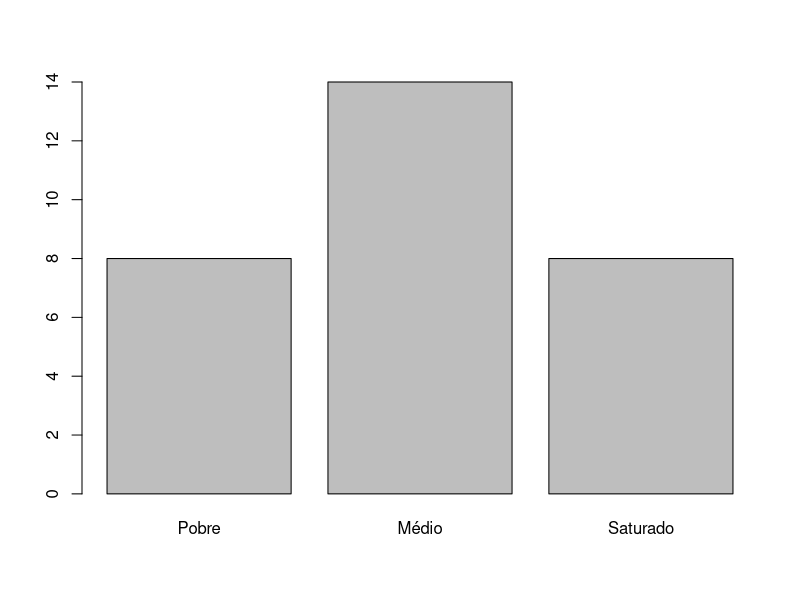
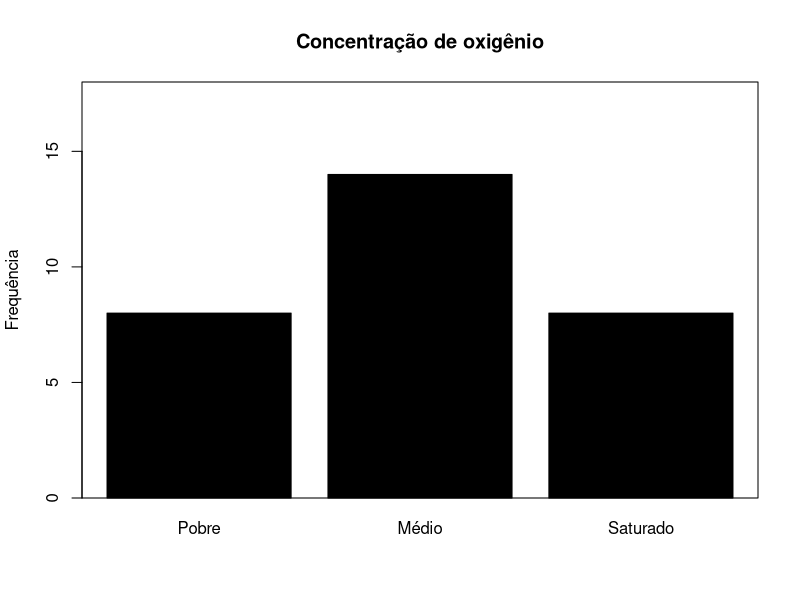
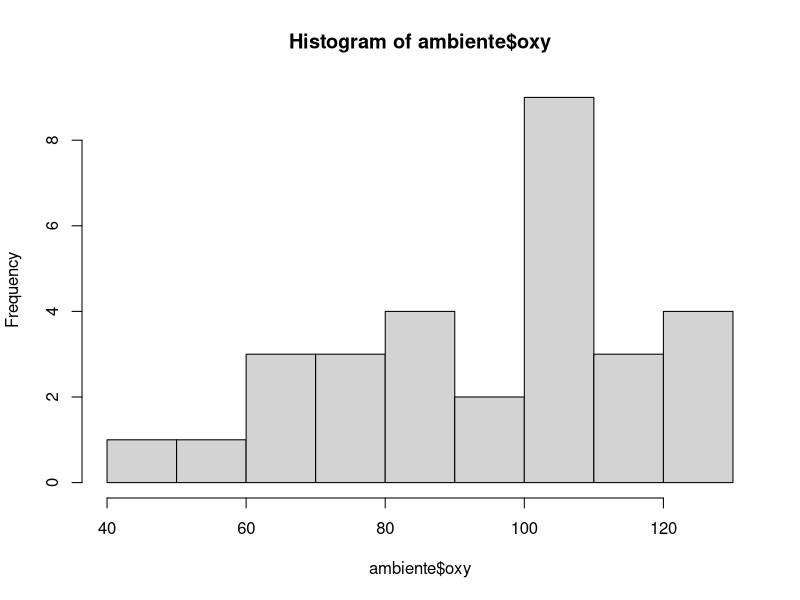
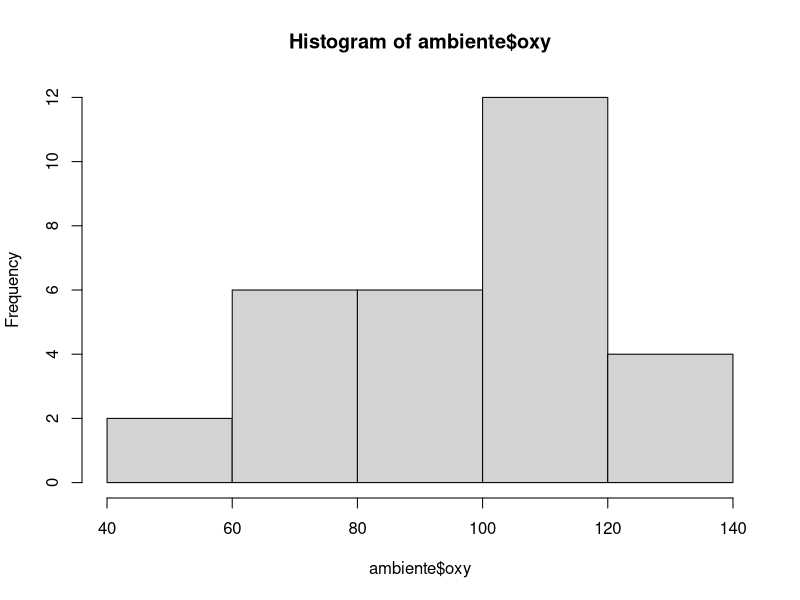
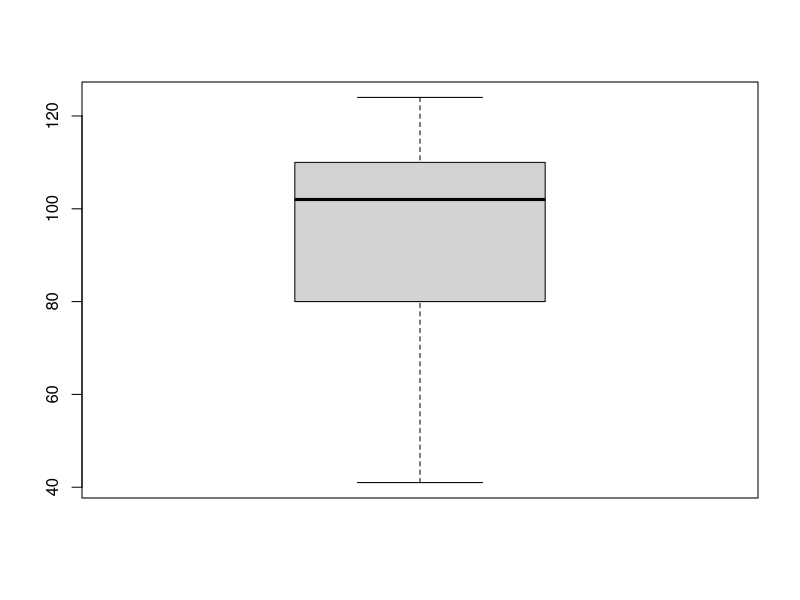
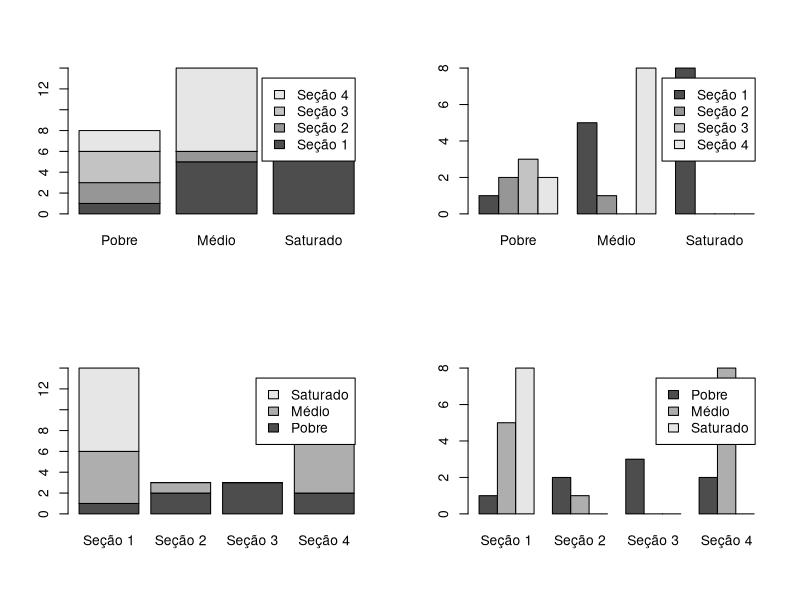
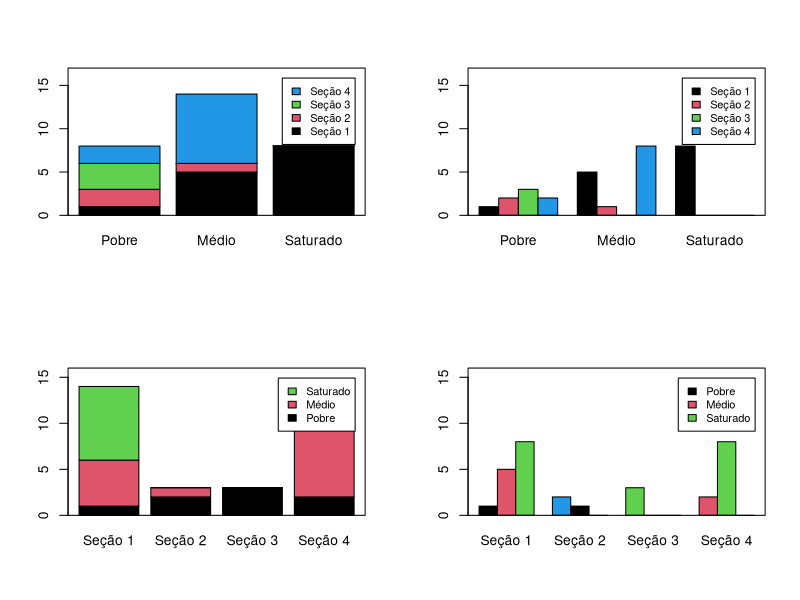
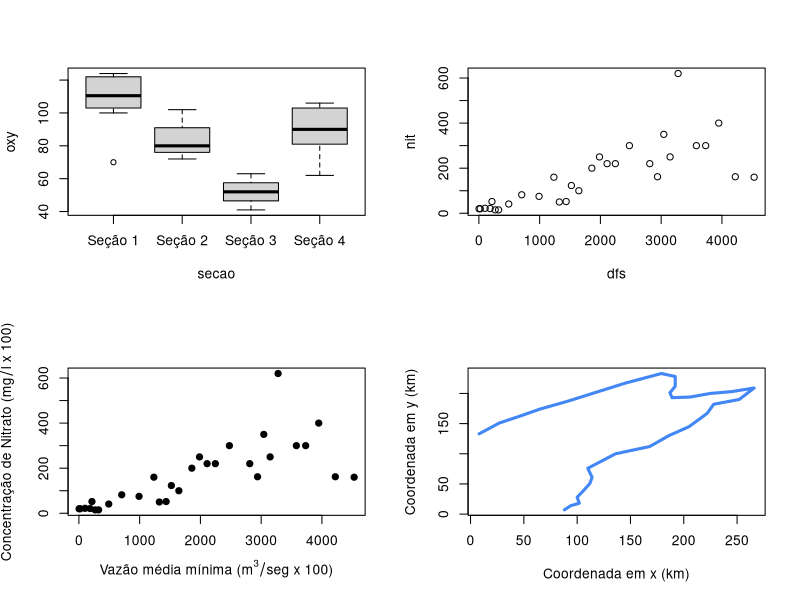

Recreate these plots in R, in order.
## ---- chunk 1
#| include: false
library(ade4)
data(doubs)
## ---- chunk 2
ambiente <- doubs$env
## ---- chunk 3
ambiente$secao <- c(rep("Seção 1", 16), rep("Seção 4", 14))
ambiente$secao[c(5,9,17)] <- "Seção 2"
ambiente$secao[23:25] <- "Seção 3"
ambiente$secao <- factor(ambiente$secao)
## ---- chunk 4
ambiente$saturacao <- cut(ambiente$oxy, breaks = c(0, 80, 109, 124), 
           labels = c("Pobre", "Médio", "Saturado"))
head(ambiente, 10)
## ---- chunk 5
tab1 <- table(ambiente$saturacao)
tab1
## ---- chunk 6
barplot(tab1)
## ---- chunk 7
barplot(tab1,
        main = "Concentração de oxigênio",
        ylab = "Frequência",
        ylim = c(0, 18), col = "black")
box()
## ---- chunk 8
#| echo: false
x <- hist(ambiente$oxy)
## ---- chunk 9
classes <- seq(40, 140, by = 20)
hist(ambiente$oxy, breaks = classes)
## ---- chunk 10
boxplot(ambiente$oxy)
## ---- chunk 11
quantile(ambiente$oxy, probs = c(0, 0.25, 0.5, 0.75, 1))
## ---- chunk 12
tab2 <- table(ambiente[,c("secao", "saturacao")])
tab2
## ---- chunk 13
#| fig-width: 8
#| fig-height: 8
layout(mat = matrix(1:4, nrow = 2, ncol = 2, byrow = TRUE))
barplot(tab2, legend = TRUE)
barplot(tab2, legend = TRUE, beside = TRUE)
barplot(t(tab2), legend = TRUE)
barplot(t(tab2), legend = TRUE, beside = TRUE)
## ---- chunk 14
#| fig-width: 8
#| fig-height: 8
cores <- 1:4
limy1 <- c(0, 17)
limy2 <- c(0, 16)
legenda <- list(cex = 0.8)

layout(mat = matrix(1:4, nrow = 2, ncol = 2, byrow = TRUE))
barplot(tab2, legend = TRUE, col = cores, ylim = limy1, 
        args.legend = legenda)
box()
barplot(tab2, legend = TRUE, beside = TRUE, col = cores, 
        ylim = limy1, args.legend = legenda)
box()
barplot(t(tab2), legend = TRUE, col = cores, ylim = limy2, 
        args.legend = legenda)
box()
barplot(t(tab2), legend = TRUE, beside = TRUE, col = cores, 
        ylim = limy2, args.legend = legenda)
box()
## ---- chunk 15
boxplot(oxy ~ secao, data = ambiente)
## ---- chunk 16
plot(nit ~ dfs, data = ambiente)
## ---- chunk 17
plot(nit ~ dfs, data = ambiente,
     xlab = bquote("Vazão média mínima (m" ^3/"seg x 100)"),
     ylab = bquote("Concentração de Nitrato (mg"/"l x 100)"),
     pch = 19
)
## ---- chunk 18
#| fig-width: 6
#| fig-height: 6
plot(x = doubs$xy$x, y = doubs$xy$y, type = "l",
     xlab = "Coordenada em x (km)", 
     ylab = "Coordenada em y (km)",
     col = "#4287f5", lwd = 3)
## ---- chunk 19
#| fig-width: 6
#| fig-height: 6
pontos_extremos <- doubs$xy[which(doubs$env$dfs == min(doubs$env$dfs) | 
                                      doubs$env$dfs == max(doubs$env$dfs)),]
plot(x = doubs$xy$x, y = doubs$xy$y, type = "l",
     xlab = "Coordenada em x (km)", 
     ylab = "Coordenada em y (km)",
     col = "#4287f5", lwd = 3)
text(x = pontos_extremos$x, 
       y = pontos_extremos$y,
       labels = c("Cabeceira", "Foz"))
## ---- chunk 20
#| fig-width: 6
#| fig-height: 6
secao_cor <- as.numeric(ambiente$secao)

plot(x = doubs$xy$x, y = doubs$xy$y, type = "l",
     xlab = "Coordenada em x (km)", 
     ylab = "Coordenada em y (km)",
     col = "#4287f5", lwd = 3)
points(x = doubs$xy$x, y = doubs$xy$y, pch = 21, 
       bg = secao_cor, cex = 3)
legend(x = "bottomright", col = 1:4, 
       legend = levels(ambiente$secao), bty = "n", pch = 19)
## ---- chunk 21
#| fig-width: 6
#| fig-height: 6
secao_cor <- as.numeric(ambiente$secao) + 1

plot(x = doubs$xy$x, y = doubs$xy$y, type = "l",
     xlab = "Coordenada em x (km)", 
     ylab = "Coordenada em y (km)",
     col = "#4287f5", lwd = 3)
points(x = doubs$xy$x, y = doubs$xy$y, pch = 21, 
       bg = secao_cor, cex = 4)
legend(x = "bottomright", col = 1:4, 
       legend = levels(ambiente$secao), bty = "n", pch = 19)
text(x = doubs$xy$x, y = doubs$xy$y, labels = doubs$env$amm, 
     cex = 0.8, font = 2)
text(x = 55, y = 220, labels = "Concentração de amônia")
text(x = 25, y = 120, label = "Foz")
text(x = 60, y = 20, label = "Cabeceira")

## ---- chunk 22
#| fig-height: 8
layout(mat = matrix(1:6, nrow = 3, ncol = 2))
plot(alt ~ dfs, data = ambiente)
plot(amm ~ alt, data = ambiente)
plot(nit ~ alt, data = ambiente)
plot(pH ~ alt, data = ambiente)
plot(bdo ~ alt, data = ambiente)
plot(oxy ~ alt, data = ambiente)
## ---- chunk 23
#| echo: false
rm(list = ls())
